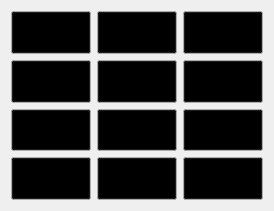
   <widget class="QWidget" name="gridLayoutWidget">
    <property name="geometry">
     <rect>
      <x>440</x>
      <y>210</y>
      <width>254</width>
      <height>211</height>
     </rect>
    </property>
    <property name="sizePolicy">
     <sizepolicy hsizetype="Preferred" vsizetype="Expanding">
      <horstretch>0</horstretch>
      <verstretch>0</verstretch>
     </sizepolicy>
    </property>
    <property name="cursor">
     <cursorShape>ArrowCursor</cursorShape>
    </property>
    <layout class="QGridLayout" name="numbers">
     <property name="sizeConstraint">
      <enum>QLayout::SetDefaultConstraint</enum>
     </property>
     <item row="1" column="2">
      <widget class="QPushButton" name="pushButton_9">
       <property name="sizePolicy">
        <sizepolicy hsizetype="Minimum" vsizetype="Expanding">
         <horstretch>0</horstretch>
         <verstretch>0</verstretch>
        </sizepolicy>
       </property>
       <property name="palette">
        <palette>
         <active>
          <colorrole role="Button">
           <brush brushstyle="SolidPattern">
            <color alpha="255">
             <red>0</red>
             <green>0</green>
             <blue>0</blue>
            </color>
           </brush>
          </colorrole>
          <colorrole role="Light">
           <brush brushstyle="SolidPattern">
            <color alpha="255">
             <red>255</red>
             <green>255</green>
             <blue>255</blue>
            </color>
           </brush>
          </colorrole>
         </active>
         <inactive>
          <colorrole role="Button">
           <brush brushstyle="SolidPattern">
            <color alpha="255">
             <red>0</red>
             <green>0</green>
             <blue>0</blue>
            </color>
           </brush>
          </colorrole>
          <colorrole role="Light">
           <brush brushstyle="SolidPattern">
            <color alpha="255">
             <red>255</red>
             <green>255</green>
             <blue>255</blue>
            </color>
           </brush>
          </colorrole>
         </inactive>
         <disabled>
          <colorrole role="Button">
           <brush brushstyle="SolidPattern">
            <color alpha="255">
             <red>0</red>
             <green>0</green>
             <blue>0</blue>
            </color>
           </brush>
          </colorrole>
          <colorrole role="Light">
           <brush brushstyle="SolidPattern">
            <color alpha="255">
             <red>255</red>
             <green>255</green>
             <blue>255</blue>
            </color>
           </brush>
          </colorrole>
         </disabled>
        </palette>
       </property>
       <property name="font">
        <font>
         <pointsize>14</pointsize>
         <bold>false</bold>
        </font>
       </property>
       <property name="cursor">
        <cursorShape>PointingHandCursor</cursorShape>
       </property>
       <property name="text">
        <string>6</string>
       </property>
      </widget>
     </item>
     <item row="1" column="1">
      <widget class="QPushButton" name="pushButton_10">
       <property name="sizePolicy">
        <sizepolicy hsizetype="Minimum" vsizetype="Expanding">
         <horstretch>0</horstretch>
         <verstretch>0</verstretch>
        </sizepolicy>
       </property>
       <property name="palette">
        <palette>
         <active>
          <colorrole role="Button">
           <brush brushstyle="SolidPattern">
            <color alpha="255">
             <red>0</red>
             <green>0</green>
             <blue>0</blue>
            </color>
           </brush>
          </colorrole>
          <colorrole role="Light">
           <brush brushstyle="SolidPattern">
            <color alpha="255">
             <red>255</red>
             <green>255</green>
             <blue>255</blue>
            </color>
           </brush>
          </colorrole>
         </active>
         <inactive>
          <colorrole role="Button">
           <brush brushstyle="SolidPattern">
            <color alpha="255">
             <red>0</red>
             <green>0</green>
             <blue>0</blue>
            </color>
           </brush>
          </colorrole>
          <colorrole role="Light">
           <brush brushstyle="SolidPattern">
            <color alpha="255">
             <red>255</red>
             <green>255</green>
             <blue>255</blue>
            </color>
           </brush>
          </colorrole>
         </inactive>
         <disabled>
          <colorrole role="Button">
           <brush brushstyle="SolidPattern">
            <color alpha="255">
             <red>0</red>
             <green>0</green>
             <blue>0</blue>
            </color>
           </brush>
          </colorrole>
          <colorrole role="Light">
           <brush brushstyle="SolidPattern">
            <color alpha="255">
             <red>255</red>
             <green>255</green>
             <blue>255</blue>
            </color>
           </brush>
          </colorrole>
         </disabled>
        </palette>
       </property>
       <property name="font">
        <font>
         <pointsize>14</pointsize>
         <bold>false</bold>
        </font>
       </property>
       <property name="cursor">
        <cursorShape>PointingHandCursor</cursorShape>
       </property>
       <property name="text">
        <string>5</string>
       </property>
      </widget>
     </item>
     <item row="2" column="1">
      <widget class="QPushButton" name="pushButton_12">
       <property name="sizePolicy">
        <sizepolicy hsizetype="Minimum" vsizetype="Expanding">
         <horstretch>0</horstretch>
         <verstretch>0</verstretch>
        </sizepolicy>
       </property>
       <property name="palette">
        <palette>
         <active>
          <colorrole role="Button">
           <brush brushstyle="SolidPattern">
            <color alpha="255">
             <red>0</red>
             <green>0</green>
             <blue>0</blue>
            </color>
           </brush>
          </colorrole>
          <colorrole role="Light">
           <brush brushstyle="SolidPattern">
            <color alpha="255">
             <red>255</red>
             <green>255</green>
             <blue>255</blue>
            </color>
           </brush>
          </colorrole>
         </active>
         <inactive>
          <colorrole role="Button">
           <brush brushstyle="SolidPattern">
            <color alpha="255">
             <red>0</red>
             <green>0</green>
             <blue>0</blue>
            </color>
           </brush>
          </colorrole>
          <colorrole role="Light">
           <brush brushstyle="SolidPattern">
            <color alpha="255">
             <red>255</red>
             <green>255</green>
             <blue>255</blue>
            </color>
           </brush>
          </colorrole>
         </inactive>
         <disabled>
          <colorrole role="Button">
           <brush brushstyle="SolidPattern">
            <color alpha="255">
             <red>0</red>
             <green>0</green>
             <blue>0</blue>
            </color>
           </brush>
          </colorrole>
          <colorrole role="Light">
           <brush brushstyle="SolidPattern">
            <color alpha="255">
             <red>255</red>
             <green>255</green>
             <blue>255</blue>
            </color>
           </brush>
          </colorrole>
         </disabled>
        </palette>
       </property>
       <property name="font">
        <font>
         <pointsize>14</pointsize>
         <bold>false</bold>
        </font>
       </property>
       <property name="cursor">
        <cursorShape>PointingHandCursor</cursorShape>
       </property>
       <property name="text">
        <string>8</string>
       </property>
      </widget>
     </item>
     <item row="2" column="0">
      <widget class="QPushButton" name="pushButton_11">
       <property name="sizePolicy">
        <sizepolicy hsizetype="Minimum" vsizetype="Expanding">
         <horstretch>0</horstretch>
         <verstretch>0</verstretch>
        </sizepolicy>
       </property>
       <property name="palette">
        <palette>
         <active>
          <colorrole role="Button">
           <brush brushstyle="SolidPattern">
            <color alpha="255">
             <red>0</red>
             <green>0</green>
             <blue>0</blue>
            </color>
           </brush>
          </colorrole>
          <colorrole role="Light">
           <brush brushstyle="SolidPattern">
            <color alpha="255">
             <red>255</red>
             <green>255</green>
             <blue>255</blue>
            </color>
           </brush>
          </colorrole>
         </active>
         <inactive>
          <colorrole role="Button">
           <brush brushstyle="SolidPattern">
            <color alpha="255">
             <red>0</red>
             <green>0</green>
             <blue>0</blue>
            </color>
           </brush>
          </colorrole>
          <colorrole role="Light">
           <brush brushstyle="SolidPattern">
            <color alpha="255">
             <red>255</red>
             <green>255</green>
             <blue>255</blue>
            </color>
           </brush>
          </colorrole>
         </inactive>
         <disabled>
          <colorrole role="Button">
           <brush brushstyle="SolidPattern">
            <color alpha="255">
             <red>0</red>
             <green>0</green>
             <blue>0</blue>
            </color>
           </brush>
          </colorrole>
          <colorrole role="Light">
           <brush brushstyle="SolidPattern">
            <color alpha="255">
             <red>255</red>
             <green>255</green>
             <blue>255</blue>
            </color>
           </brush>
          </colorrole>
         </disabled>
        </palette>
       </property>
       <property name="font">
        <font>
         <pointsize>14</pointsize>
         <bold>false</bold>
        </font>
       </property>
       <property name="cursor">
        <cursorShape>PointingHandCursor</cursorShape>
       </property>
       <property name="text">
        <string>7</string>
       </property>
      </widget>
     </item>
     <item row="0" column="0">
      <widget class="QPushButton" name="pushButton_5">
       <property name="enabled">
        <bool>true</bool>
       </property>
       <property name="sizePolicy">
        <sizepolicy hsizetype="Minimum" vsizetype="Expanding">
         <horstretch>0</horstretch>
         <verstretch>0</verstretch>
        </sizepolicy>
       </property>
       <property name="palette">
        <palette>
         <active>
          <colorrole role="Button">
           <brush brushstyle="SolidPattern">
            <color alpha="255">
             <red>0</red>
             <green>0</green>
             <blue>0</blue>
            </color>
           </brush>
          </colorrole>
          <colorrole role="Light">
           <brush brushstyle="SolidPattern">
            <color alpha="255">
             <red>255</red>
             <green>255</green>
             <blue>255</blue>
            </color>
           </brush>
          </colorrole>
         </active>
         <inactive>
          <colorrole role="Button">
           <brush brushstyle="SolidPattern">
            <color alpha="255">
             <red>0</red>
             <green>0</green>
             <blue>0</blue>
            </color>
           </brush>
          </colorrole>
          <colorrole role="Light">
           <brush brushstyle="SolidPattern">
            <color alpha="255">
             <red>255</red>
             <green>255</green>
             <blue>255</blue>
            </color>
           </brush>
          </colorrole>
         </inactive>
         <disabled>
          <colorrole role="Button">
           <brush brushstyle="SolidPattern">
            <color alpha="255">
             <red>0</red>
             <green>0</green>
             <blue>0</blue>
            </color>
           </brush>
          </colorrole>
          <colorrole role="Light">
           <brush brushstyle="SolidPattern">
            <color alpha="255">
             <red>255</red>
             <green>255</green>
             <blue>255</blue>
            </color>
           </brush>
          </colorrole>
         </disabled>
        </palette>
       </property>
       <property name="font">
        <font>
         <pointsize>14</pointsize>
         <bold>false</bold>
        </font>
       </property>
       <property name="cursor">
        <cursorShape>PointingHandCursor</cursorShape>
       </property>
       <property name="text">
        <string>1</string>
       </property>
      </widget>
     </item>
     <item row="1" column="0">
      <widget class="QPushButton" name="pushButton_6">
       <property name="sizePolicy">
        <sizepolicy hsizetype="Minimum" vsizetype="Expanding">
         <horstretch>0</horstretch>
         <verstretch>0</verstretch>
        </sizepolicy>
       </property>
       <property name="palette">
        <palette>
         <active>
          <colorrole role="Button">
           <brush brushstyle="SolidPattern">
            <color alpha="255">
             <red>0</red>
             <green>0</green>
             <blue>0</blue>
            </color>
           </brush>
          </colorrole>
          <colorrole role="Light">
           <brush brushstyle="SolidPattern">
            <color alpha="255">
             <red>255</red>
             <green>255</green>
             <blue>255</blue>
            </color>
           </brush>
          </colorrole>
         </active>
         <inactive>
          <colorrole role="Button">
           <brush brushstyle="SolidPattern">
            <color alpha="255">
             <red>0</red>
             <green>0</green>
             <blue>0</blue>
            </color>
           </brush>
          </colorrole>
          <colorrole role="Light">
           <brush brushstyle="SolidPattern">
            <color alpha="255">
             <red>255</red>
             <green>255</green>
             <blue>255</blue>
            </color>
           </brush>
          </colorrole>
         </inactive>
         <disabled>
          <colorrole role="Button">
           <brush brushstyle="SolidPattern">
            <color alpha="255">
             <red>0</red>
             <green>0</green>
             <blue>0</blue>
            </color>
           </brush>
          </colorrole>
          <colorrole role="Light">
           <brush brushstyle="SolidPattern">
            <color alpha="255">
             <red>255</red>
             <green>255</green>
             <blue>255</blue>
            </color>
           </brush>
          </colorrole>
         </disabled>
        </palette>
       </property>
       <property name="font">
        <font>
         <pointsize>14</pointsize>
         <bold>false</bold>
        </font>
       </property>
       <property name="cursor">
        <cursorShape>PointingHandCursor</cursorShape>
       </property>
       <property name="text">
        <string>4</string>
       </property>
      </widget>
     </item>
     <item row="0" column="2">
      <widget class="QPushButton" name="pushButton_8">
       <property name="sizePolicy">
        <sizepolicy hsizetype="Minimum" vsizetype="Expanding">
         <horstretch>0</horstretch>
         <verstretch>0</verstretch>
        </sizepolicy>
       </property>
       <property name="palette">
        <palette>
         <active>
          <colorrole role="Button">
           <brush brushstyle="SolidPattern">
            <color alpha="255">
             <red>0</red>
             <green>0</green>
             <blue>0</blue>
            </color>
           </brush>
          </colorrole>
          <colorrole role="Light">
           <brush brushstyle="SolidPattern">
            <color alpha="255">
             <red>255</red>
             <green>255</green>
             <blue>255</blue>
            </color>
           </brush>
          </colorrole>
         </active>
         <inactive>
          <colorrole role="Button">
           <brush brushstyle="SolidPattern">
            <color alpha="255">
             <red>0</red>
             <green>0</green>
             <blue>0</blue>
            </color>
           </brush>
          </colorrole>
          <colorrole role="Light">
           <brush brushstyle="SolidPattern">
            <color alpha="255">
             <red>255</red>
             <green>255</green>
             <blue>255</blue>
            </color>
           </brush>
          </colorrole>
         </inactive>
         <disabled>
          <colorrole role="Button">
           <brush brushstyle="SolidPattern">
            <color alpha="255">
             <red>0</red>
             <green>0</green>
             <blue>0</blue>
            </color>
           </brush>
          </colorrole>
          <colorrole role="Light">
           <brush brushstyle="SolidPattern">
            <color alpha="255">
             <red>255</red>
             <green>255</green>
             <blue>255</blue>
            </color>
           </brush>
          </colorrole>
         </disabled>
        </palette>
       </property>
       <property name="font">
        <font>
         <pointsize>14</pointsize>
         <bold>false</bold>
        </font>
       </property>
       <property name="cursor">
        <cursorShape>PointingHandCursor</cursorShape>
       </property>
       <property name="text">
        <string>3</string>
       </property>
      </widget>
     </item>
     <item row="0" column="1">
      <widget class="QPushButton" name="pushButton_7">
       <property name="sizePolicy">
        <sizepolicy hsizetype="Minimum" vsizetype="Expanding">
         <horstretch>0</horstretch>
         <verstretch>0</verstretch>
        </sizepolicy>
       </property>
       <property name="palette">
        <palette>
         <active>
          <colorrole role="Button">
           <brush brushstyle="SolidPattern">
            <color alpha="255">
             <red>0</red>
             <green>0</green>
             <blue>0</blue>
            </color>
           </brush>
          </colorrole>
          <colorrole role="Light">
           <brush brushstyle="SolidPattern">
            <color alpha="255">
             <red>255</red>
             <green>255</green>
             <blue>255</blue>
            </color>
           </brush>
          </colorrole>
         </active>
         <inactive>
          <colorrole role="Button">
           <brush brushstyle="SolidPattern">
            <color alpha="255">
             <red>0</red>
             <green>0</green>
             <blue>0</blue>
            </color>
           </brush>
          </colorrole>
          <colorrole role="Light">
           <brush brushstyle="SolidPattern">
            <color alpha="255">
             <red>255</red>
             <green>255</green>
             <blue>255</blue>
            </color>
           </brush>
          </colorrole>
         </inactive>
         <disabled>
          <colorrole role="Button">
           <brush brushstyle="SolidPattern">
            <color alpha="255">
             <red>0</red>
             <green>0</green>
             <blue>0</blue>
            </color>
           </brush>
          </colorrole>
          <colorrole role="Light">
           <brush brushstyle="SolidPattern">
            <color alpha="255">
             <red>255</red>
             <green>255</green>
             <blue>255</blue>
            </color>
           </brush>
          </colorrole>
         </disabled>
        </palette>
       </property>
       <property name="font">
        <font>
         <pointsize>14</pointsize>
         <bold>false</bold>
        </font>
       </property>
       <property name="cursor">
        <cursorShape>PointingHandCursor</cursorShape>
       </property>
       <property name="text">
        <string>2</string>
       </property>
      </widget>
     </item>
     <item row="2" column="2">
      <widget class="QPushButton" name="pushButton_13">
       <property name="sizePolicy">
        <sizepolicy hsizetype="Minimum" vsizetype="Expanding">
         <horstretch>0</horstretch>
         <verstretch>0</verstretch>
        </sizepolicy>
       </property>
       <property name="palette">
        <palette>
         <active>
          <colorrole role="Button">
           <brush brushstyle="SolidPattern">
            <color alpha="255">
             <red>0</red>
             <green>0</green>
             <blue>0</blue>
            </color>
           </brush>
          </colorrole>
          <colorrole role="Light">
           <brush brushstyle="SolidPattern">
            <color alpha="255">
             <red>255</red>
             <green>255</green>
             <blue>255</blue>
            </color>
           </brush>
          </colorrole>
         </active>
         <inactive>
          <colorrole role="Button">
           <brush brushstyle="SolidPattern">
            <color alpha="255">
             <red>0</red>
             <green>0</green>
             <blue>0</blue>
            </color>
           </brush>
          </colorrole>
          <colorrole role="Light">
           <brush brushstyle="SolidPattern">
            <color alpha="255">
             <red>255</red>
             <green>255</green>
             <blue>255</blue>
            </color>
           </brush>
          </colorrole>
         </inactive>
         <disabled>
          <colorrole role="Button">
           <brush brushstyle="SolidPattern">
            <color alpha="255">
             <red>0</red>
             <green>0</green>
             <blue>0</blue>
            </color>
           </brush>
          </colorrole>
          <colorrole role="Light">
           <brush brushstyle="SolidPattern">
            <color alpha="255">
             <red>255</red>
             <green>255</green>
             <blue>255</blue>
            </color>
           </brush>
          </colorrole>
         </disabled>
        </palette>
       </property>
       <property name="font">
        <font>
         <pointsize>14</pointsize>
         <bold>false</bold>
        </font>
       </property>
       <property name="cursor">
        <cursorShape>PointingHandCursor</cursorShape>
       </property>
       <property name="text">
        <string>9</string>
       </property>
      </widget>
     </item>
     <item row="3" column="0">
      <widget class="QPushButton" name="pushButton_16">
       <property name="sizePolicy">
        <sizepolicy hsizetype="Minimum" vsizetype="Expanding">
         <horstretch>0</horstretch>
         <verstretch>0</verstretch>
        </sizepolicy>
       </property>
       <property name="palette">
        <palette>
         <active>
          <colorrole role="Button">
           <brush brushstyle="SolidPattern">
            <color alpha="255">
             <red>0</red>
             <green>0</green>
             <blue>0</blue>
            </color>
           </brush>
          </colorrole>
          <colorrole role="Light">
           <brush brushstyle="SolidPattern">
            <color alpha="255">
             <red>255</red>
             <green>255</green>
             <blue>255</blue>
            </color>
           </brush>
          </colorrole>
         </active>
         <inactive>
          <colorrole role="Button">
           <brush brushstyle="SolidPattern">
            <color alpha="255">
             <red>0</red>
             <green>0</green>
             <blue>0</blue>
            </color>
           </brush>
          </colorrole>
          <colorrole role="Light">
           <brush brushstyle="SolidPattern">
            <color alpha="255">
             <red>255</red>
             <green>255</green>
             <blue>255</blue>
            </color>
           </brush>
          </colorrole>
         </inactive>
         <disabled>
          <colorrole role="Button">
           <brush brushstyle="SolidPattern">
            <color alpha="255">
             <red>0</red>
             <green>0</green>
             <blue>0</blue>
            </color>
           </brush>
          </colorrole>
          <colorrole role="Light">
           <brush brushstyle="SolidPattern">
            <color alpha="255">
             <red>255</red>
             <green>255</green>
             <blue>255</blue>
            </color>
           </brush>
          </colorrole>
         </disabled>
        </palette>
       </property>
       <property name="font">
        <font>
         <pointsize>14</pointsize>
         <bold>false</bold>
        </font>
       </property>
       <property name="cursor">
        <cursorShape>PointingHandCursor</cursorShape>
       </property>
       <property name="text">
        <string>.</string>
       </property>
      </widget>
     </item>
     <item row="3" column="1">
      <widget class="QPushButton" name="pushButton_15">
       <property name="sizePolicy">
        <sizepolicy hsizetype="Minimum" vsizetype="Expanding">
         <horstretch>0</horstretch>
         <verstretch>0</verstretch>
        </sizepolicy>
       </property>
       <property name="palette">
        <palette>
         <active>
          <colorrole role="Button">
           <brush brushstyle="SolidPattern">
            <color alpha="255">
             <red>0</red>
             <green>0</green>
             <blue>0</blue>
            </color>
           </brush>
          </colorrole>
          <colorrole role="Light">
           <brush brushstyle="SolidPattern">
            <color alpha="255">
             <red>255</red>
             <green>255</green>
             <blue>255</blue>
            </color>
           </brush>
          </colorrole>
         </active>
         <inactive>
          <colorrole role="Button">
           <brush brushstyle="SolidPattern">
            <color alpha="255">
             <red>0</red>
             <green>0</green>
             <blue>0</blue>
            </color>
           </brush>
          </colorrole>
          <colorrole role="Light">
           <brush brushstyle="SolidPattern">
            <color alpha="255">
             <red>255</red>
             <green>255</green>
             <blue>255</blue>
            </color>
           </brush>
          </colorrole>
         </inactive>
         <disabled>
          <colorrole role="Button">
           <brush brushstyle="SolidPattern">
            <color alpha="255">
             <red>0</red>
             <green>0</green>
             <blue>0</blue>
            </color>
           </brush>
          </colorrole>
          <colorrole role="Light">
           <brush brushstyle="SolidPattern">
            <color alpha="255">
             <red>255</red>
             <green>255</green>
             <blue>255</blue>
            </color>
           </brush>
          </colorrole>
         </disabled>
        </palette>
       </property>
       <property name="font">
        <font>
         <pointsize>14</pointsize>
         <bold>false</bold>
        </font>
       </property>
       <property name="cursor">
        <cursorShape>PointingHandCursor</cursorShape>
       </property>
       <property name="text">
        <string>0</string>
       </property>
      </widget>
     </item>
     <item row="3" column="2">
      <widget class="QPushButton" name="pushButton_14">
       <property name="sizePolicy">
        <sizepolicy hsizetype="Minimum" vsizetype="Expanding">
         <horstretch>0</horstretch>
         <verstretch>0</verstretch>
        </sizepolicy>
       </property>
       <property name="palette">
        <palette>
         <active>
          <colorrole role="Button">
           <brush brushstyle="SolidPattern">
            <color alpha="255">
             <red>0</red>
             <green>0</green>
             <blue>0</blue>
            </color>
           </brush>
          </colorrole>
          <colorrole role="Light">
           <brush brushstyle="SolidPattern">
            <color alpha="255">
             <red>255</red>
             <green>255</green>
             <blue>255</blue>
            </color>
           </brush>
          </colorrole>
         </active>
         <inactive>
          <colorrole role="Button">
           <brush brushstyle="SolidPattern">
            <color alpha="255">
             <red>0</red>
             <green>0</green>
             <blue>0</blue>
            </color>
           </brush>
          </colorrole>
          <colorrole role="Light">
           <brush brushstyle="SolidPattern">
            <color alpha="255">
             <red>255</red>
             <green>255</green>
             <blue>255</blue>
            </color>
           </brush>
          </colorrole>
         </inactive>
         <disabled>
          <colorrole role="Button">
           <brush brushstyle="SolidPattern">
            <color alpha="255">
             <red>0</red>
             <green>0</green>
             <blue>0</blue>
            </color>
           </brush>
          </colorrole>
          <colorrole role="Light">
           <brush brushstyle="SolidPattern">
            <color alpha="255">
             <red>255</red>
             <green>255</green>
             <blue>255</blue>
            </color>
           </brush>
          </colorrole>
         </disabled>
        </palette>
       </property>
       <property name="font">
        <font>
         <pointsize>14</pointsize>
         <bold>false</bold>
        </font>
       </property>
       <property name="cursor">
        <cursorShape>PointingHandCursor</cursorShape>
       </property>
       <property name="text">
        <string>=</string>
       </property>
      </widget>
     </item>
    </layout>
   </widget>
